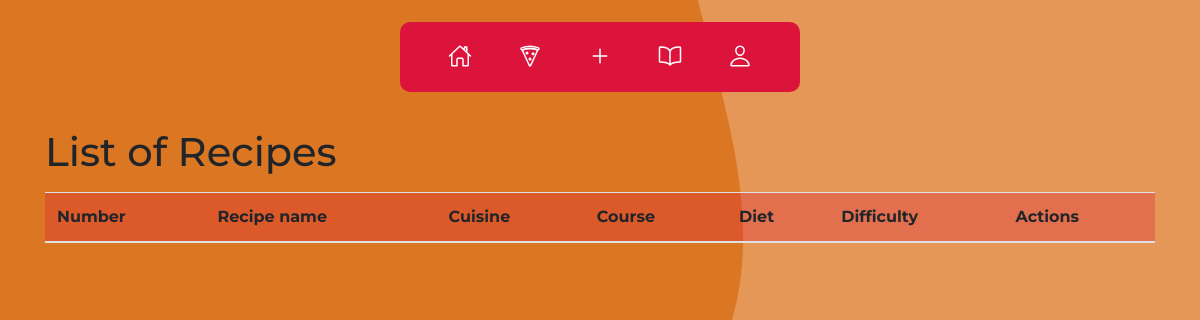
/RecipeDatabase, run on an earlier commit of the app's database.
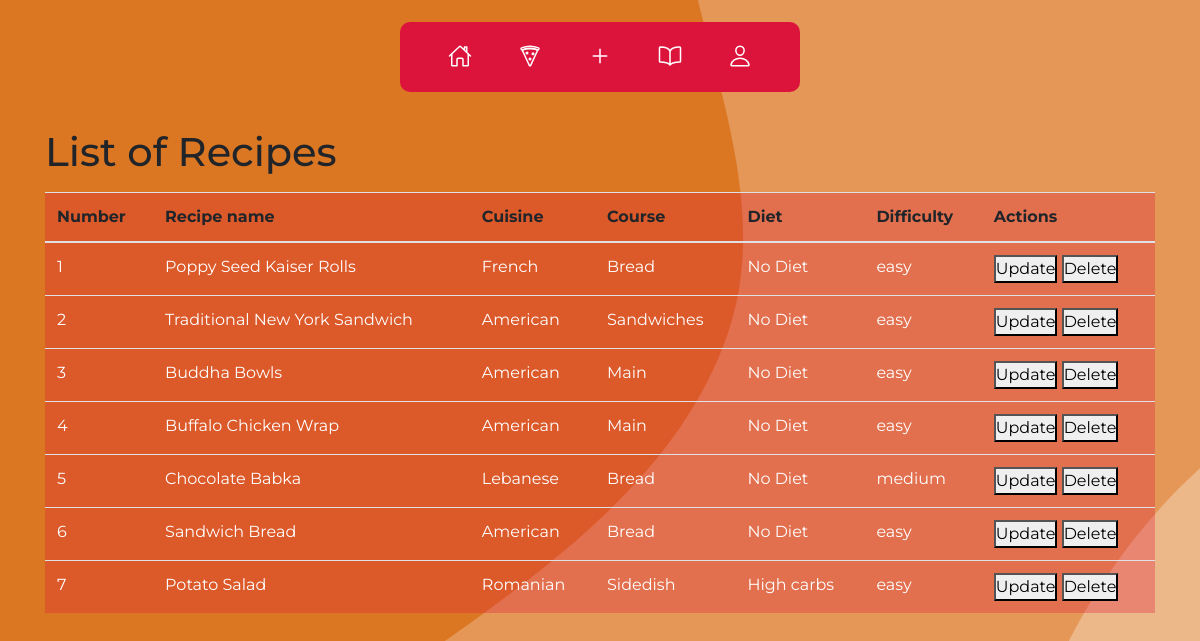
And on a later commit of the database.
### website/models.py (models this page shows, shortened)
class Recipe(db.Model):
    __tablename__ = 'Recipes'
    recipe_id = db.Column(db.Integer, primary_key=True)
    recipe_name = db.Column(db.Text, unique=False)
    recipe_notes = db.Column(db.Text, unique=False)
    difficulties_id = db.Column(db.Text, unique=False)
    cuisines_id = db.Column(db.Text, unique=False)
    courses_id = db.Column(db.Text, unique=False)
    diets_id = db.Column(db.Text, unique=False)
    ingredients_id = db.Column(db.Text, unique = False)
    instructions_id = db.Column(db.Text, unique=False)

### website/views.py (the view)
@views.route('/RecipeDatabase')
def GetData():
    recipes = Recipe.query.all()
    return render_template('RecipeDatabase.html', recipes=recipes)

### website/templates/RecipeDatabase.html (shortened to what this page needs)
{%extends "base.html"%}
{%block content%}
<head>
    <link rel="stylesheet" href="{{ url_for('static', filename='/css/recipetable.css') }}">
</head>
<h1 class="pt-5 pb-2">List of Recipes</h1>
    <table class="table " id="recipedatabase">
        <thead >
          <tr>
              <th>Number</th>
              <th>Recipe name</th>
              <th>Cuisine</th>
              <th>Course</th>
              <th>Diet</th>
              <th>Difficulty</th>
              <th>Actions</th>
          </tr>
        </thead>
          <tbody>
          {% set ids = namespace(nrCrt=0) %}
              {% for recipe in recipes %}
                  {% set ids.nrCrt = ids.nrCrt + 1 %}
          <tr>
              <td>{{ ids.nrCrt }}</td>
              <td><a href={{url_for("views.ShowRecipe", recipeid = recipe.recipe_name)}}>{{ recipe.recipe_name }}</a></td>
              <td>{{ recipe.cuisines_id }}</td>
              <td>{{recipe.courses_id}}</td>
              <td>{{ recipe.diets_id }}</td>
              <td>{{ recipe.difficulties_id }}</td>
              <td>
                <a href={{url_for("views.EditRow", editRecipe = recipe.recipe_name)}}>
                  <button class="buttonUpdate" type="button">Update</button>
                </a>
                <a href={{url_for("views.DeleteRow", deletedRecipe = recipe.recipe_name)}}>
                    <button  class ="buttonUpdate" type="button">Delete </button>
                </a>
              </td>
          </tr>
                {% endfor %}
        </tbody>
      </table>
{%endblock%}

### website/templates/base.html (shortened to what this page needs)
<!DOCTYPE html>
<html>
  <head>
    <link rel="stylesheet" href="{{ url_for('static', filename='/css/main.css') }}">
    <link
      rel="stylesheet"
      href="https://stackpath.bootstrapcdn.com/bootstrap/4.4.1/css/bootstrap.min.css"
    />
    <link
      rel="stylesheet"
      href="https://stackpath.bootstrapcdn.com/font-awesome/4.7.0/css/font-awesome.min.css"
    />
    <link rel="stylesheet" type="text/css" href="https://cdn.datatables.net/1.10.25/css/dataTables.bootstrap5.css">
  </head>
  <body>
    <div class="navigation" id="navbar">
        <ul>
          <li class="navlist">
            <a href="/">
              <span class="icon">
                <ion-icon name="home-outline"></ion-icon>
              </span>
            </a>
          </li>
          <li class="navlist">
            <a href={{url_for("views.GetData")}}>
              <span class="icon">
                <ion-icon name="pizza-outline"></ion-icon>
              </span>
            </a>
          </li>
          <li class="navlist">
            <a href={{url_for("views.AddRecipes")}}>
              <span class="icon">
                <ion-icon name="add-outline"></ion-icon>
              </span>
            </a>
          </li>
          <li class="navlist">
            <a href={{url_for("views.RecipeCategories")}}>
              <span class="icon">
                <ion-icon name="book-outline"></ion-icon>
              </span>
            </a>
           </li>
           <li class="navlist">
            <a href="/home">
              <span class="icon">
                <ion-icon name="person-outline"></ion-icon>
              </span>
            </a>
           </li>
        </ul>
    </div>
    <div class="container">{% block content %} {% endblock %}</div>
  </body>
</html>

### website/static/css/main.css (style rules this page uses)
* { margin: 0; padding: 0; box-sizing: border-box; font-family: 'Montserrat', sans-serif; }
.navigation { position: relative; width: 100%; height: 30px; display:flex; justify-content: center; align-items: center; border-radius: 10px; margin-top: 50px; }
.navigation ul { display: flex; width: 400px; background: crimson; border-radius: 10px; justify-content: center; }
.navigation ul li { position: relative; list-style: none; width: 70px; height: 70px; }
.navigation ul li a { position: relative; display: flex; justify-content: center; align-items: center; flex-direction: column; width: 100%; text-align: center; font-weight: 500; }
.navigation ul li a .icon { position: 0; display: block; line-height: 75px; font-size: 1.5em; text-align: center; transition: 0.5s; color:white; }

### website/static/css/recipetable.css (style rules this page uses)
.table { background-color: rgba(220,20,60,.3); }
tbody { color: white; }
a { color:white; }

What changed in the data, as far as the page shows it:
added Recipe: nrCrt "1", recipe_name "Poppy Seed Kaiser Rolls", cuisines_id "French", courses_id "Bread", diets_id "No Diet", difficulties_id "easy"
added Recipe: nrCrt "2", recipe_name "Traditional New York Sandwich", cuisines_id "American", courses_id "Sandwiches", diets_id "No Diet", difficulties_id "easy"
added Recipe: nrCrt "3", recipe_name "Buddha Bowls", cuisines_id "American", courses_id "Main", diets_id "No Diet", difficulties_id "easy"
added Recipe: nrCrt "4", recipe_name "Buffalo Chicken Wrap", cuisines_id "American", courses_id "Main", diets_id "No Diet", difficulties_id "easy"
added Recipe: nrCrt "5", recipe_name "Chocolate Babka", cuisines_id "Lebanese", courses_id "Bread", diets_id "No Diet", difficulties_id "medium"
added Recipe: nrCrt "6", recipe_name "Sandwich Bread", cuisines_id "American", courses_id "Bread", diets_id "No Diet", difficulties_id "easy"
added Recipe: nrCrt "7", recipe_name "Potato Salad", cuisines_id "Romanian", courses_id "Sidedish", diets_id "High carbs", difficulties_id "easy"
